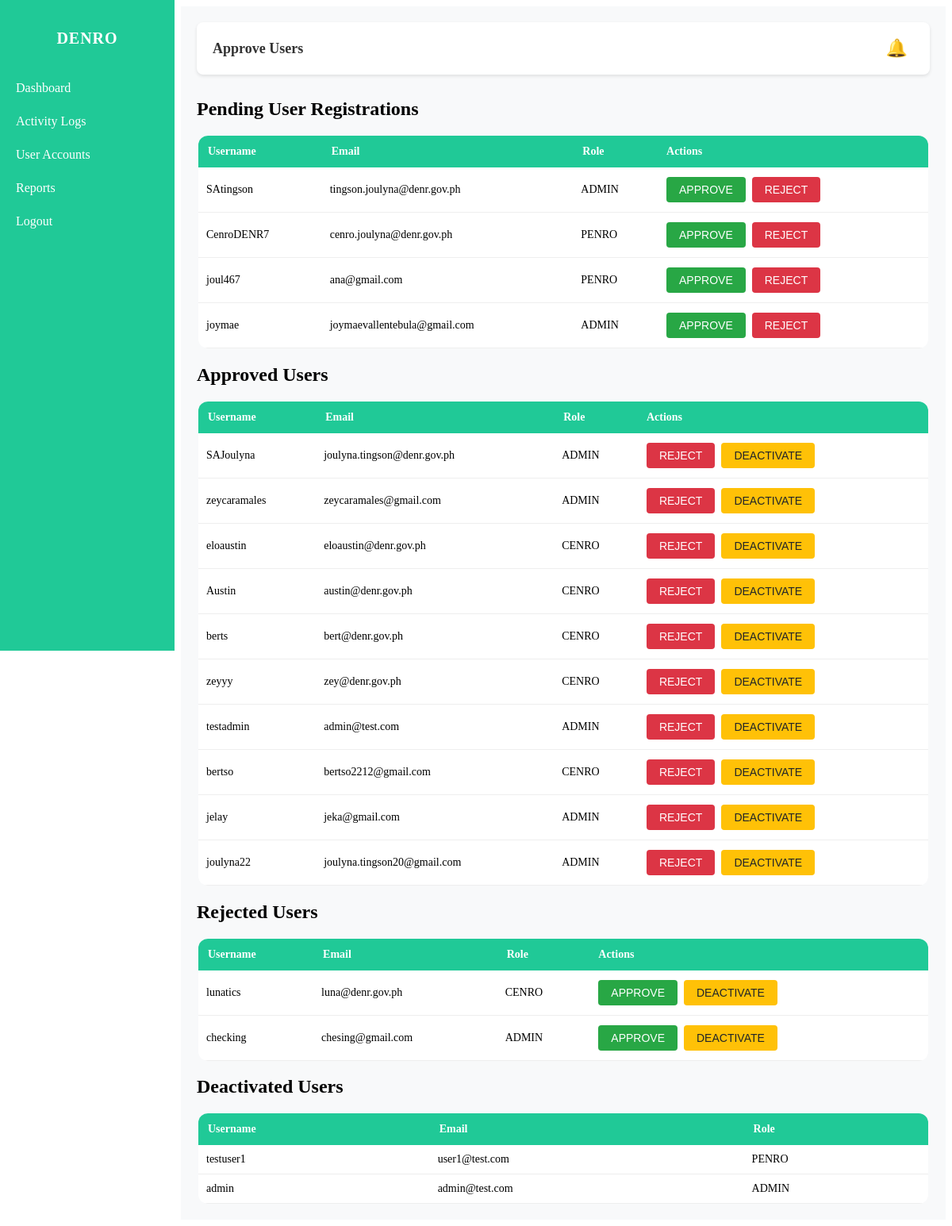
The app's page /custom-admin/approve-users/ (signed in) with its own data.
### DENRO/models.py (models this page shows, shortened)
class User(AbstractUser):
    class RoleChoices(models.TextChoices):
        SUPER_ADMIN = "SUPER_ADMIN", "Super Admin"
        ADMIN = "ADMIN", "Admin"
        PENRO = "PENRO", "PENRO"
        CENRO = "CENRO", "CENRO"
        EVALUATOR = "EVALUATOR", "Evaluator"
    role = models.CharField(
        max_length=20, choices=RoleChoices.choices, default=RoleChoices.ADMIN
    )
    is_approved = models.BooleanField(default=False)
    is_rejected = models.BooleanField(default=False)
    is_deactivated = models.BooleanField(default=False)
    gender = models.CharField(max_length=10, blank=True, null=True)
    phone_number = models.CharField(max_length=20, blank=True, null=True)
    region = models.CharField(max_length=100, blank=True, null=True)
    profile_pic = models.CharField(max_length=255, blank=True, null=True)
    id_number = models.CharField(max_length=50, blank=True, null=True, unique=True)

### DENRO/views.py (the view, shortened to what this page needs)
# urls.py: path("custom-admin/approve-users/", views.approve_users, name="approve_users"),
@user_passes_test(is_admin)
def approve_users(request):
    pending_users = User.objects.filter(
        is_approved=False, is_rejected=False, is_deactivated=False
    )
    approved_users = User.objects.filter(is_approved=True, is_deactivated=False)
    rejected_users = User.objects.filter(is_rejected=True)
    deactivated_users = User.objects.filter(is_deactivated=True)
    notifications, unread_count = get_unread_notifications()
    return render(
        request,
        "ADMIN/approve_users.html",
        {
            "pending_users": pending_users,
            "approved_users": approved_users,
            "rejected_users": rejected_users,
            "deactivated_users": deactivated_users,
            "notifications": notifications,
            "unread_count": unread_count,
        },
    )

### DENRO/context_processors.py (called while the page is built)
def _normalize_role(raw: Any) -> str:
    if raw is None:
        return ""
    text = str(raw).upper()
    return re.sub(r"[^A-Z]", "", text)

### DENRO/views.py (called while the page is built)
def is_admin(user):
    return getattr(user, "role", None) in ("ADMIN", "SUPER_ADMIN")

def get_unread_notifications():
    notifications = Notification.objects.filter(is_read=False).order_by("-created_at")
    return notifications, notifications.count()

### DENRO/templates/ADMIN/approve_users.html (shortened to what this page needs)
{% load static %}
<!DOCTYPE html>
<html lang="en">
<head>
    <link rel="stylesheet" href="{% static 'styles/dashboard.css' %}">
    <link rel="stylesheet" href="{% static 'styles/sidebar.css' %}">
</head>
<body>
    {% include 'includes/adminsidebar.html' %}
    <div class="content">
        <div class="top-bar">
            <h2>Approve Users</h2>
            <div class="notification">
                <button id="notifBtn" class="bell-btn">
                    🔔
                </button>
            </div>
        </div>
        <h2>Pending User Registrations</h2>
        <div class="table-wrap">
            <table>
                <thead>
                    <tr>
                        <th>Username</th>
                        <th>Email</th>
                        <th>Role</th>
                        <th>Actions</th>
                    </tr>
                </thead>
                <tbody>
                    {% for user in pending_users %}
                    <tr>
                        <td>{{ user.username }}</td>
                        <td>{{ user.email }}</td>
                        <td>{{ user.role }}</td>
                        <td>
                            <form method="post" action="{% url 'approve_users' %}">
                                <button type="submit" name="action" value="approve" class="btn btn-approve">Approve</button>
                                <button type="submit" name="action" value="reject" class="btn btn-reject">Reject</button>
                            </form>
                        </td>
                    </tr>
                    {% empty %}
                    <tr><td colspan="4">No pending registrations</td></tr>
                    {% endfor %}
                </tbody>
            </table>
        </div>
        <h2>Approved Users</h2>
        <div class="table-wrap">
            <table>
                <thead>
                    <tr>
                        <th>Username</th>
                        <th>Email</th>
                        <th>Role</th>
                        <th>Actions</th>
                    </tr>
                </thead>
                <tbody>
                    {% for user in approved_users %}
                    <tr>
                        <td>{{ user.username }}</td>
                        <td>{{ user.email }}</td>
                        <td>{{ user.role }}</td>
                        <td>
                            <form method="post" action="{% url 'approve_users' %}">
                                <button type="submit" name="action" value="reject_approved" class="btn btn-reject">Reject</button>
                                <button type="submit" name="action" value="deactivate" class="btn btn-deactivate">Deactivate</button>
                            </form>
                        </td>
                    </tr>
                    {% empty %}
                    <tr><td colspan="4">No approved users</td></tr>
                    {% endfor %}
                </tbody>
            </table>
        </div>
        <h2>Rejected Users</h2>
        <div class="table-wrap">
            <table>
                <thead>
                    <tr>
                        <th>Username</th>
                        <th>Email</th>
                        <th>Role</th>
                        <th>Actions</th>
                    </tr>
                </thead>
                <tbody>
                    {% for user in rejected_users %}
                    <tr>
                        <td>{{ user.username }}</td>
                        <td>{{ user.email }}</td>
                        <td>{{ user.role }}</td>
                        <td>
                            <form method="post" action="{% url 'approve_users' %}">
                                <button type="submit" name="action" value="reapprove" class="btn btn-approve">Approve</button>
                                <button type="submit" name="action" value="deactivate_rejected" class="btn btn-deactivate">Deactivate</button>
                            </form>
                        </td>
                    </tr>
                    {% empty %}
                    <tr><td colspan="4">No rejected users</td></tr>
                    {% endfor %}
                </tbody>
            </table>
        </div>
        <h2>Deactivated Users</h2>
        <div class="table-wrap">
            <table>
                <thead>
                    <tr>
                        <th>Username</th>
                        <th>Email</th>
                        <th>Role</th>
                    </tr>
                </thead>
                <tbody>
                    {% for user in deactivated_users %}
                    <tr>
                        <td>{{ user.username }}</td>
                        <td>{{ user.email }}</td>
                        <td>{{ user.role }}</td>
                    </tr>
                    {% empty %}
                    <tr><td colspan="3">No deactivated users</td></tr>
                    {% endfor %}
                </tbody>
            </table>
        </div>
    </div>
</body>
</html>

### DENRO/static/styles/dashboard.css (style rules this page uses)
:root { --main-bg: #19c59f; --color-text: #0a3b30; --color-text-light: #0d5145; --color-accent: #0a3b30; --panel: #d8f7ec; --panel-2: #e8f4ef; --radius: 14px; --left-strip: 240px; }

### DENRO/static/styles/sidebar.css (style rules this page uses)
.content { margin-left: 220px; padding: 20px; background: #f8f9fa; min-height: 100vh; }
.top-bar { display: flex; justify-content: space-between; align-items: center; background: #ffffff; padding: 12px 20px; border-radius: 8px; box-shadow: 0 2px 4px rgba(0,0,0,0.1); margin-bottom: 30px; }
.top-bar h2 { margin: 0; font-size: 18px; font-weight: 600; color: #333; }
.notification { position: relative; }
.bell-btn { background: none; border: none; font-size: 22px; cursor: pointer; color: #20c997; }
.table-wrap { max-width: 920px; margin: 0 auto; }
table { width: 100%; border-collapse: collapse; margin-top: 8px; background: white; border-radius: 12px; overflow: hidden; }
th { background: #20c997; color: white; padding: 12px; text-align: left; font-weight: 600; font-size: 14px; }
td { padding: 10px; border-bottom: 1px solid #eee; font-size: 14px; }

### DENRO/templates/ADMIN/approve_users.html (style rules this page uses)
.btn { padding: 8px 16px; margin: 2px; border: none; border-radius: 4px; cursor: pointer; font-size: 14px; font-weight: 500; text-transform: uppercase; transition: all 0.3s ease; min-width: 80px; }
.btn-approve { background-color: #28a745; color: white; }
.btn-reject { background-color: #dc3545; color: white; }
.btn-deactivate { background-color: #ffc107; color: #212529; }
td form { display: flex; flex-wrap: wrap; gap: 4px; }
.notification { position: relative; display: inline-block; }
.bell-btn { background-color: transparent; border: none; cursor: pointer; font-size: 22px; position: relative; padding: 8px; border-radius: 4px; transition: background-color 0.3s ease; }

### records on screen
User: username "SAtingson", email "tingson.joulyna@denr.gov.ph", role "ADMIN"
User: username "CenroDENR7", email "cenro.joulyna@denr.gov.ph", role "PENRO"
User: username "joul467", email "ana@gmail.com", role "PENRO"
User: username "joymae", email "joymaevallentebula@gmail.com", role "ADMIN"
User: username "SAJoulyna", email "joulyna.tingson@denr.gov.ph", role "ADMIN"
User: username "zeycaramales", email "zeycaramales@gmail.com", role "ADMIN"
User: username "eloaustin", email "eloaustin@denr.gov.ph", role "CENRO"
User: username "Austin", email "austin@denr.gov.ph", role "CENRO"
User: username "berts", email "bert@denr.gov.ph", role "CENRO"
User: username "zeyyy", email "zey@denr.gov.ph", role "CENRO"
User: username "testadmin", email "admin@test.com", role "ADMIN"
User: username "bertso", email "bertso2212@gmail.com", role "CENRO"
User: username "jelay", email "jeka@gmail.com", role "ADMIN"
User: username "joulyna22", email "joulyna.tingson20@gmail.com", role "ADMIN"
User: username "lunatics", email "luna@denr.gov.ph", role "CENRO"
User: username "checking", email "chesing@gmail.com", role "ADMIN"
User: username "testuser1", email "user1@test.com", role "PENRO"
User: username "admin", email "admin@test.com", role "ADMIN"
